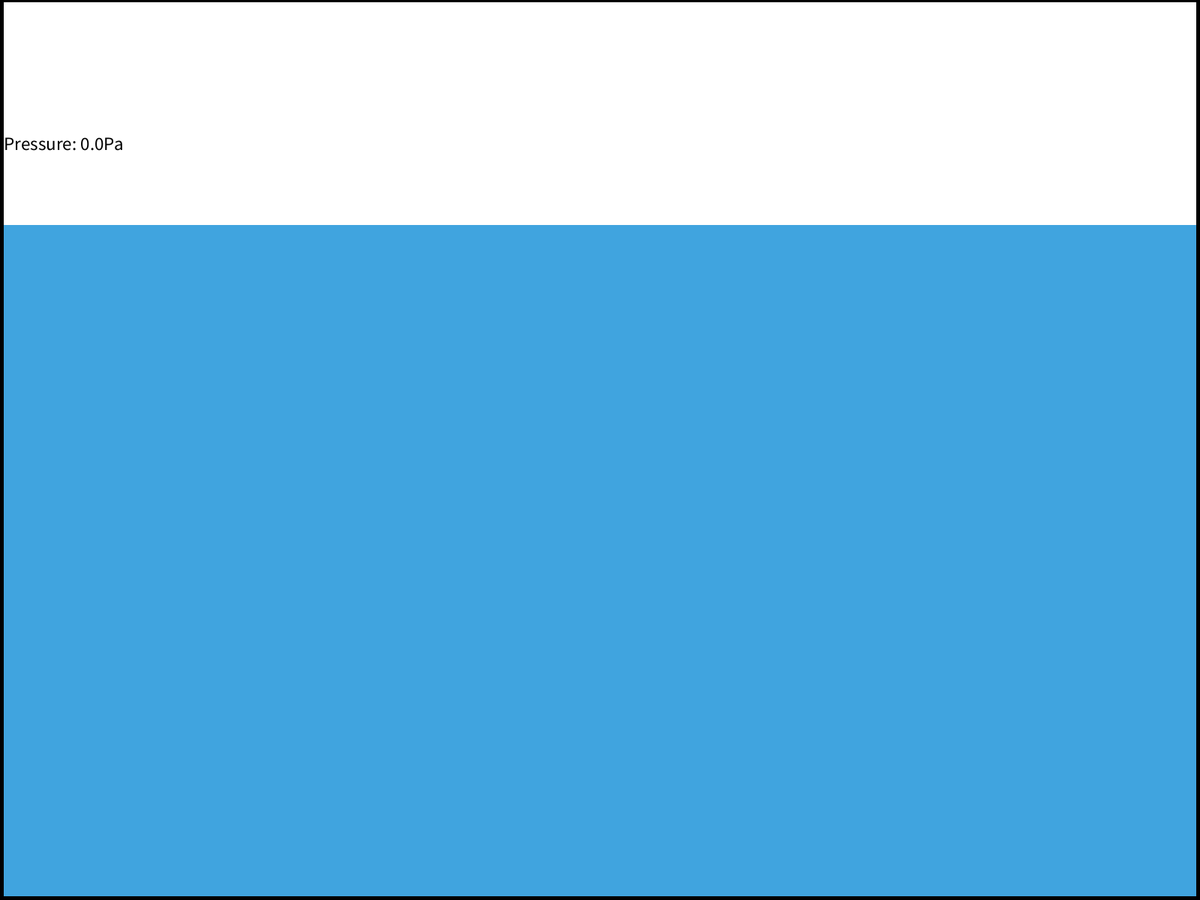
Frame 1 (no input)
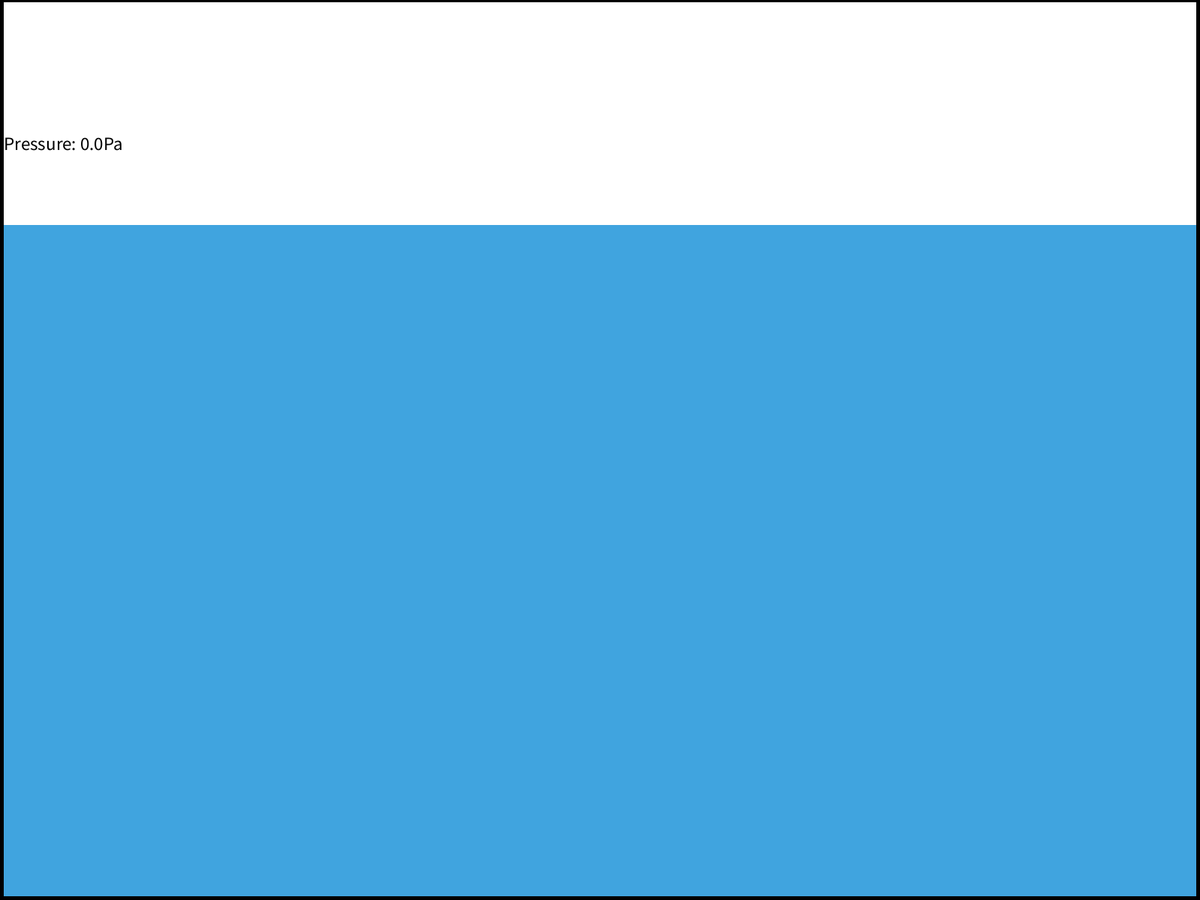
Frame 60 (the mouse pressed at the canvas centre just before this capture)
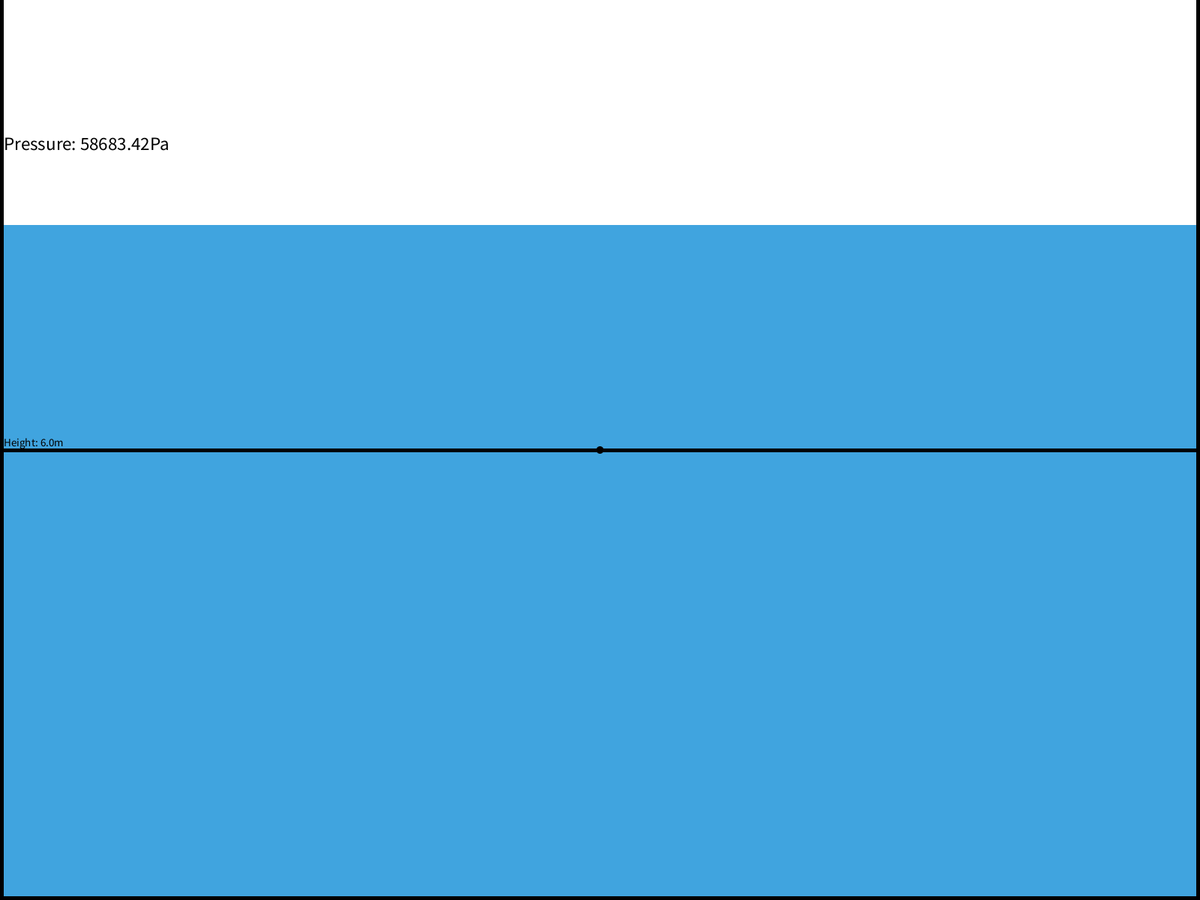
Frame 120 (the mouse held since frame 60 and released just before this capture)

The Processing sketch that drew these frames (run headless with seeded random() and noise(); from frame 60 on, the mouse is pressed at the canvas centre):

// Processing sketch: pressure_demonstration
// ── pressure_demonstration.pde
//Keep it simple boy
void setup(){
  fullScreen();
}

void draw(){
  noStroke();
  fill(0);  
  rect(0,0,width,height);
  
  fill(64,164,223);  
  rect(5,0,width - 10,height - 5);
  
  fill(255);  
  rect(5,0,width - 10, height/4);
  
  pressure();
}

void pressure(){
   float altura = (mouseY - height/4)/50.0;
   float gravedad = 9.81;
   float densidad = 997;
   float pressure;
   fill(0);
   stroke(0);
   strokeWeight(5); 
   line(0,mouseY,width,mouseY);
   noStroke();
   fill(0);
   circle(mouseX,mouseY,10);
   if(mouseY < height/4){
   pressure = 0;
   }
   else{
   pressure = gravedad * altura * densidad;
   }
   textSize(25);
   text("Pressure: " + pressure + "Pa",5,height/6);
   textSize(15);
   text("Height: " + altura + "m",5,mouseY - 5);
}
